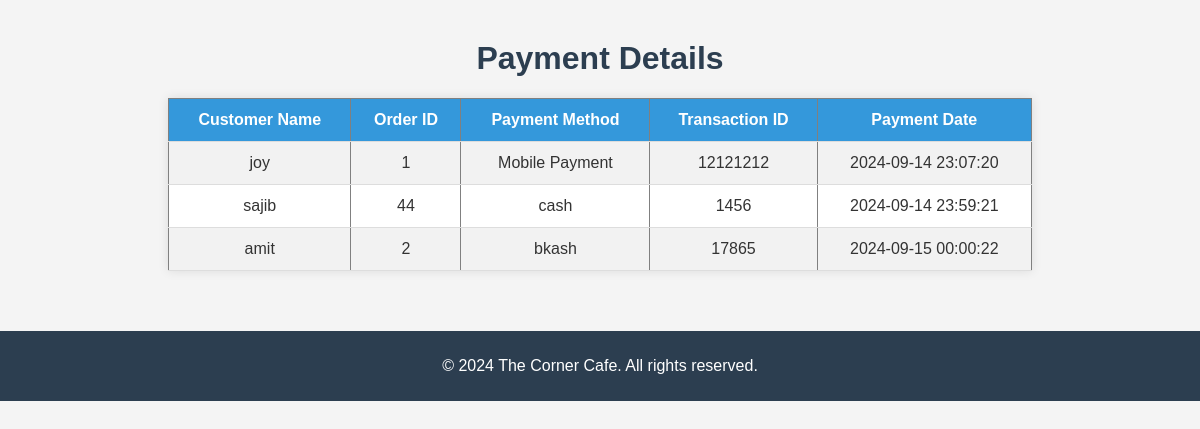
The app's page /payment.php with its own data.
### tables this page shows
CREATE TABLE `payments` (
  `id` int(11) NOT NULL,
  `customer_name` varchar(255) NOT NULL,
  `order_id` int(11) NOT NULL,
  `payment_method` varchar(50) NOT NULL,
  `transaction_id` varchar(100) NOT NULL,
  `payment_date` datetime DEFAULT current_timestamp()
);

### payment.php (the view, shortened to what this page needs)
<?php
include 'connect.php';
?>
<!DOCTYPE html>
<html lang="en">
<head>
</head>
<body>
    <div class="container">
        <h1>Payment Details</h1>
        <table border="1">
            <tr>
                <th>Customer Name</th>
                <th>Order ID</th>
                <th>Payment Method</th>
                <th>Transaction ID</th>
                <th>Payment Date</th>
            </tr>
            <?php
            $sql = "SELECT customer_name, order_id, payment_method, transaction_id, payment_date FROM payments";
            $result = $conn->query($sql);
            if ($result->num_rows > 0) {
                while ($row = $result->fetch_assoc()) {
                    echo "<tr>";
                    echo "<td>" . $row['customer_name'] . "</td>";
                    echo "<td>" . $row['order_id'] . "</td>";
                    echo "<td>" . $row['payment_method'] . "</td>";
                    echo "<td>" . $row['transaction_id'] . "</td>";
                    echo "<td>" . $row['payment_date'] . "</td>";
                    echo "</tr>";
                }
            } else {
                echo "<tr><td colspan='5' class='no-data'>No payment records found</td></tr>";
            }
            ?>
        </table>
    </div>
    <footer>
        <p>&copy; 2024 The Corner Cafe. All rights reserved.</p>
    </footer>
</body>
</html>

### payment.php (style rules this page uses)
body { font-family: Arial, sans-serif; background-color: #f4f4f4; color: #333; margin: 0; padding: 0; }
h1 { text-align: center; margin-top: 20px; color: #2c3e50; }
table { width: 80%; margin: 20px auto; border-collapse: collapse; background-color: #fff; box-shadow: 0 0 10px rgba(0, 0, 0, 0.1); }
th, td { padding: 12px; text-align: left; border-bottom: 1px solid #ddd; }
th { background-color: #3498db; color: white; }
tr:nth-child(even) { background-color: #f2f2f2; }
td { color: #333; }
th, td { text-align: center; }
.container { width: 90%; max-width: 1200px; margin: 0 auto; padding: 20px; }
footer { text-align: center; padding: 10px; background-color: #2c3e50; color: white; margin-top: 20px; }

### records on screen
payments: customer_name "joy", order "1", payment_method "Mobile Payment", transaction "12121212", payment_date "2024-09-14 23:07:20"
payments: customer_name "sajib", order "44", payment_method "cash", transaction "1456", payment_date "2024-09-14 23:59:21"
payments: customer_name "amit", order "2", payment_method "bkash", transaction "17865", payment_date "2024-09-15 00:00:22"
